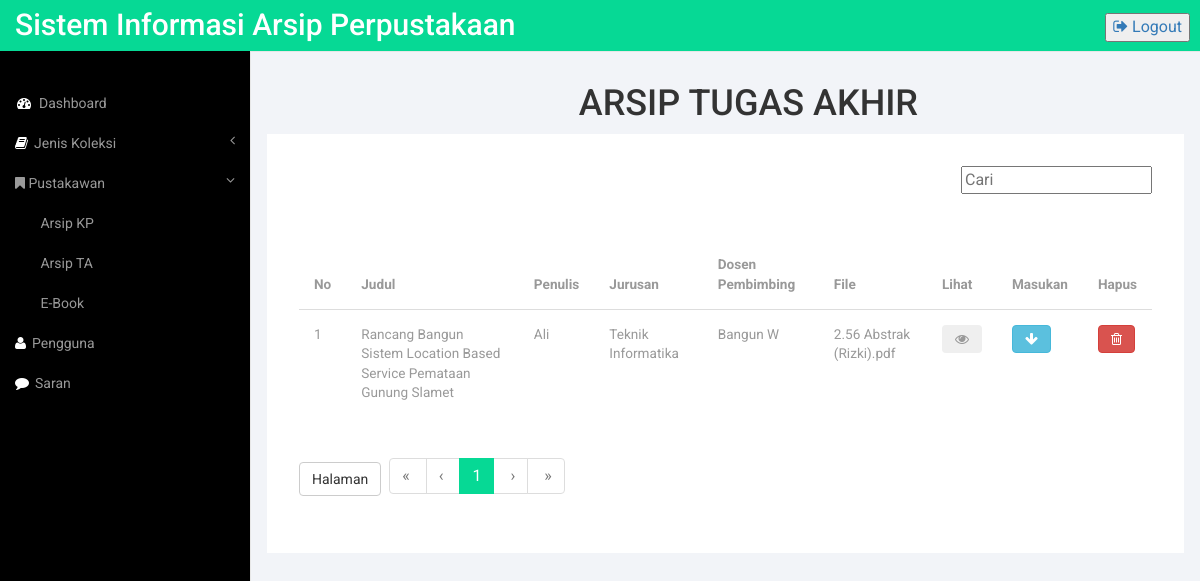
Screenshot of /admin/koleksitaPUS.php (signed in) with the database file from the repository.
### tables this page shows
CREATE TABLE `tmp_koleksita` (
  `id_tmpkoleksita` int(255) NOT NULL,
  `judul` varchar(100) NOT NULL,
  `penulis` varchar(100) NOT NULL,
  `nim` varchar(50) NOT NULL,
  `jurusan` varchar(100) NOT NULL,
  `dosbimTA` varchar(100) NOT NULL,
  `dosbimTA1` varchar(100) NOT NULL,
  `subjek` varchar(200) NOT NULL,
  `accno` int(200) NOT NULL,
  `barcode` int(200) NOT NULL,
  `laporan` varchar(255) NOT NULL
);

### admin/koleksitaPUS.php (the view, shortened to what this page needs)
<?php
include"../system/koneksi.php";
include"../pagination2.php";
?>
<!DOCTYPE HTML>
<html>
<head>
<link href="../css/bootstrap.min.css" rel='stylesheet' type='text/css' />
<link href="../css/administrator.css" rel='stylesheet' type='text/css' />
<link href="../css/lines.css" rel='stylesheet' type='text/css' />
<link href="../css/font-awesome.css" rel="stylesheet">
<link href="../css/custom.css" rel="stylesheet">
</head>
<body>
<div id="wrapper">
        <nav class="top1 navbar navbar-default navbar-static-top" role="navigation" style="margin-bottom: 0">
            <div class="navbar-header">
                <a class="navbar-brand" href="index.html">Sistem Informasi Arsip Perpustakaan</a>
            </div>
            <ul class="nav navbar-nav navbar-right">
                <button style="margin-top: 15%" class="m_2"><a href="logout.php"><i class="fa fa-sign-out"></i> Logout</a></button>
            </ul>
            <div class="navbar-default sidebar" role="navigation">
                <div class="sidebar-nav navbar-collapse">
                    <ul class="nav" id="side-menu">
                        <li>
                            <a href="administrator.php"><i class="fa fa-dashboard fa-fw nav_icon"></i>Dashboard</a>
                        </li>
                        <li>
                            <a href="#"><i class="fa fa-book nav_icon"></i>Jenis Koleksi<span class="fa arrow"></span></a>
                        </li>
                         <li>
                            <a href="#"><i class="fa fa-bookmark nav-icon"></i> Pustakawan<span class="fa arrow"></span></a>
                                <ul class="nav nav-second-level">
                                    <li>
                                        <a href="koleksikpPUS.php"><i class="fa fa-min nav-icon"></i> Arsip KP</a>
                                        <a href="koleksitaPUS.php"><i class="fa fa-min nav-icon"></i> Arsip TA</a>
                                        <a href="koleksiebookPUS.php"><i class="fa fa-min nav-icon"></i> E-Book</a>
                                </li>
                            </ul>
                        </li>
                        <li>
                            <a href="pengguna.php"><i class="fa fa-user nav_icon"></i>Pengguna</a>
                        </li>
                        <li>
                               <a href="saran.php"><i class="fa fa-comment nav_icon"></i>Saran</a>
                        </li>
                    </ul>
                </div>
            </div>
        </nav>
        <div id="page-wrapper">
        <div class="graphs">
        <div class="col_3">
            <h1 style="margin-left: 34%">ARSIP TUGAS AKHIR</h1>
            <div class="bs-example4" data-example-id="simple-responsive-table">
    <div class="table-responsive">
        <div class="row">
            <div class="col-md-12">
                <div class="search pull-right">
                    <form action="koleksitaPUS.php" method="GET">
                        <input type="text" value="" name="cari" placeholder="Cari">
                    </form>
                </div>
            </div>
        </div>
        <br><br>
      <table class="table">
        <thead>
          <tr>
            <th>No</th>
            <th>Judul</th>
            <th>Penulis</th>
            <th>Jurusan</th>
            <th>Dosen Pembimbing</th>
            <th>File</th>
            <th style="width: 3%;">Lihat</th>
            <th style="width: 3%">Masukan</th>
            <th style="width: 3%">Hapus</th>
          </tr>
        </thead>
        <tbody>
        <?php
        $page = isset($_GET['page']) ? intval($_GET['page']) : 1;
                $adjacents = isset($_GET['adjacents']) ? intval($_GET['adjacents']) : 3;
                    $rpp = 5;
                    if(isset($_REQUEST['cari']) && $_REQUEST['cari']<>""){
                        $cari = isset($_REQUEST['cari']) ? urldecode($_REQUEST['cari']) : '';
                        $lihat = mysqli_query($con, "SELECT * FROM tmp_koleksita WHERE judul LIKE '%$cari%' OR penulis LIKE '%$cari%' OR jurusan LIKE '%$cari%' OR dosbimTA LIKE '%$cari%' ORDER BY judul ASC");
                        $reload = $_SERVER['PHP_SELF'] . "?cari=".$cari."&amp;adjacents=".$adjacents;
                    } else{
                        $lihat = mysqli_query($con, "SELECT * FROM tmp_koleksita ORDER BY judul ASC");
                        $reload = $_SERVER['PHP_SELF']."?adjacents=".$adjacents;
                    }
                    $tcount = mysqli_num_rows($lihat);
                    $tpages = isset($tcount) ? ceil($tcount / $rpp) : 1;
                    $count = 0;
                    $i = ($page - 1) * $rpp;
                    $mulai = ($page>1) ? ($page * $rpp) - $rpp: 0;
                    $no = $mulai+0;
                    while (($count<$rpp) && ($i<$tcount)){
                            mysqli_data_seek($lihat, $i);
                            $hasil = mysqli_fetch_array($lihat);
                            $no++;
            echo "<tr>";
                echo "<td scope='row'>".$no."</td>";
                echo "<td>".$hasil['judul']."</td>";
                echo "<td>".$hasil['penulis']."</td>";
                echo "<td>".$hasil['jurusan']."</td>";
                echo "<td>".$hasil['dosbimTA']."</td>";
                echo "<td>".$hasil['laporan']."</td>";
                echo "<td><button name='lihat' data-id='".$hasil['id_tmpkoleksita']."' data-toggle='modal' data-target='#lihat' class='btn-succes btn fa fa-eye' ></button></td>";
                echo "<td><a href='tambah_taPUS.php?id_tmpkoleksita=".$hasil['id_tmpkoleksita']."' class='btn-info btn fa fa-arrow-down'></button></td>";
                echo "<td><button name='hapus' data-id='".$hasil['id_tmpkoleksita']."' data-toggle='modal' data-target='#hapus' class='btn-danger btn fa fa-trash-o'></button></td>";
            echo "</tr>";
            $i++;
            $count++;
            }
        ?>
        </tbody>
    </table>
<?php
     echo"<table>";
                        echo "<tr>";
                            echo "<td>";
                            echo "<a class='btn btn-default'>Halaman</a>";
                            echo "</td>";
                            echo "<td style='width: 3%;'>";
                            echo "</td>";
                            echo "<td>";
                            echo paginate_two($reload, $page, $tpages, $adjacents);
                            echo "</td>";
                        echo "</tr>";
                    echo"</table>";
?>
</body>
</html>

### css/administrator.css (style rules this page uses)
h4, h5, h6, h1, h2, h3 { margin-top: 0; }
ul, ol { margin: 0; }
html, body { font-family: 'Roboto', sans-serif; font-size: 100%; background:#000; overflow-x: hidden; }
body a { transition:0.5s all; -webkit-transition:0.5s all; -moz-transition:0.5s all; -o-transition:0.5s all; -ms-transition:0.5s all; }
.navbar-default.sidebar { background-color: #000; font-family: 'Roboto', sans-serif; }
nav.top1.navbar.navbar-default.navbar-static-top { background-color:rgb(6, 217, 149); font-family: 'Roboto', sans-serif; }
.navbar-default .navbar-brand { color: #fff !important; font-size: 30px; font-weight: 500; }
.navbar-right { margin-right: 10px !important; }
i.nav_icon { color: #fff; margin-right:6px; }
.sidebar ul li a { color: #999; font-size:14px; }
ul.nav.navbar-nav.navbar-right { height: 51px; }
.sidebar-nav.navbar-collapse { margin: 2em 0 0 0; }
.col_3 { margin-bottom:1em; }
.graphs { padding: 2em 1em; background: #f2f4f8; height: calc(200vh - 100px); font-family: 'Roboto', sans-serif; }
.bs-example4 { background: #fff; max-height: 1000px; padding: 2em; }
.table > thead > tr > th, .table > tbody > tr > th, .table > tfoot > tr > th, .table > thead > tr > td, .table > tbody > tr > td, .table > tfoot > tr > td { border-top: none !important; }
.float-right, .pull-right { float: right!important; }
.table > thead > tr > th, .table > tbody > tr > th, .table > tfoot > tr > th, .table > thead > tr > td, .table > tbody > tr > td, .table > tfoot > tr > td { font-size: 0.85em; color: #999; }
.table td, .table>tbody>tr>td, .table>tbody>tr>th, .table>tfoot>tr>td, .table>tfoot>tr>th, .table>thead>tr>td, .table>thead>tr>th { padding:15px !important; }
.table > thead > tr > th { border-bottom: 1px solid #ddd !important; }

### css/custom.css (style rules this page uses)
#wrapper { width: 100%; }
#page-wrapper { min-height: 568px; background-color: #fff; }
@media (min-width:768px) { #page-wrapper { position: inherit; margin: 0 0 0 250px; border-left: 1px solid #e7e7e7; } }
.sidebar .sidebar-nav.navbar-collapse { padding-right: 0; padding-left: 0; }
.sidebar .arrow { float: right; }
.sidebar .fa.arrow:before { content: "\f104"; }
.sidebar .active>a>.fa.arrow:before { content: "\f107"; }
.sidebar .nav-second-level li, .sidebar .nav-third-level li { border-bottom: 0!important; }
.sidebar .nav-second-level li a { padding-left: 37px; }
@media (min-width:768px) { .sidebar { z-index: 1; position: absolute; width: 250px; margin-top: 51px; } }

### rows the page displays
tmp_koleksita: judul "Rancang Bangun Sistem Location Based Service Pemataan Gunung Slamet", penulis "Ali", jurusan "Teknik Informatika", dosbimTA "Bangun W", laporan "2.56 Abstrak (Rizki).pdf"

### other values shown
$firstlabel "«"
$prevlabel "‹"
$nextlabel "›"
$lastlabel "»"
